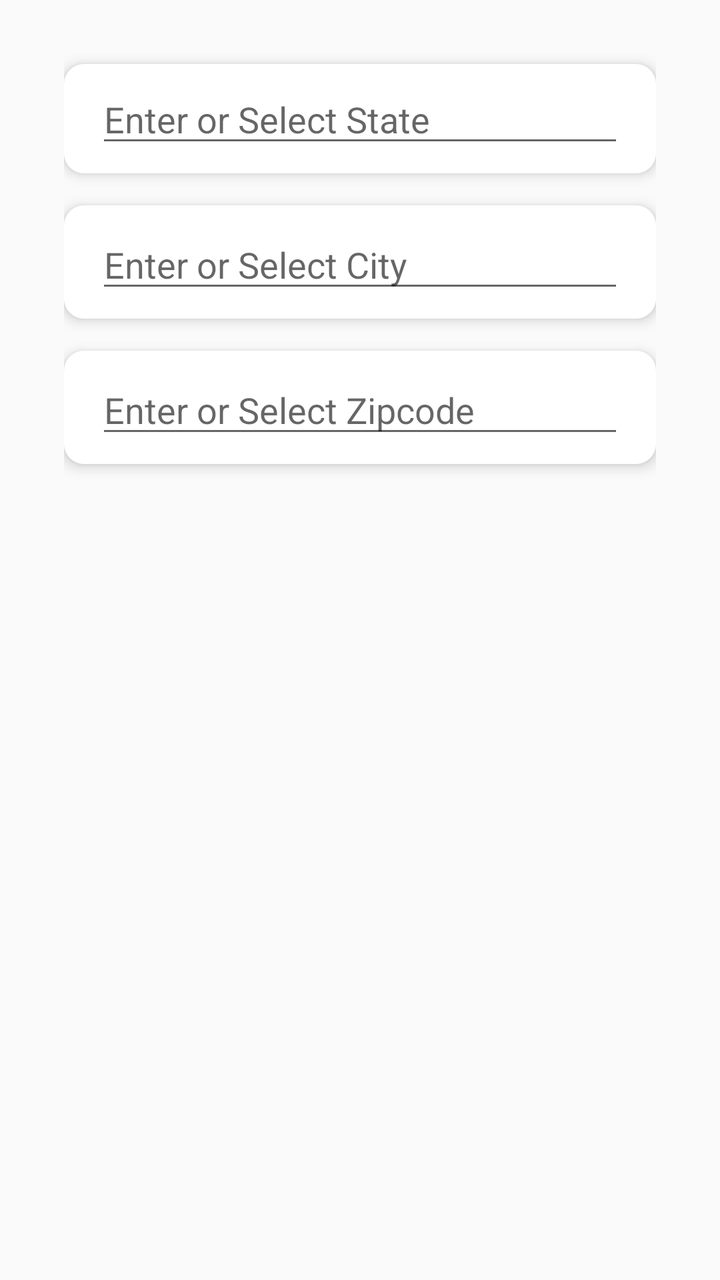
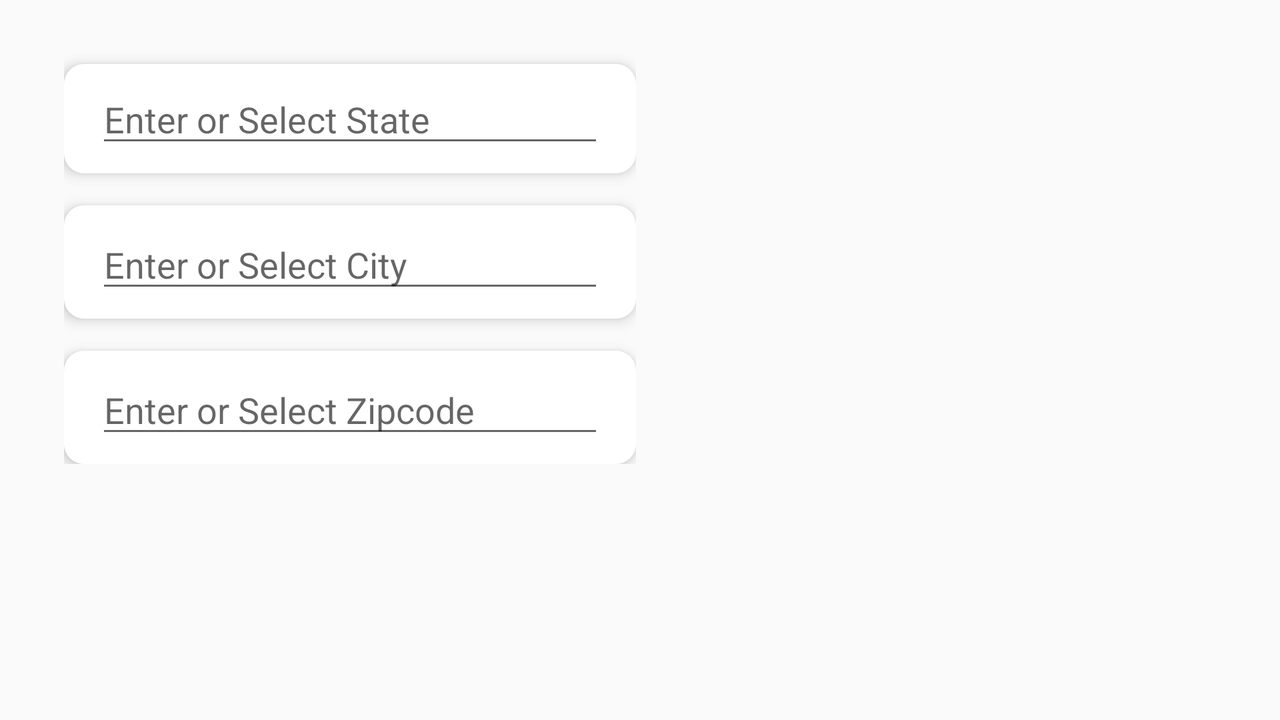

First picture: res/layout/ on a phone held upright. Second picture: the repository's own variant of that layout, on a device whose configuration matches the variant's folder. Source for both follows.
<!-- AndroidManifest.xml: application theme AppTheme -->
<!-- res/layout/address_filter.xml -->
<?xml version="1.0" encoding="utf-8"?>
<RelativeLayout
    xmlns:android="http://schemas.android.com/apk/res/android"
    xmlns:app="http://schemas.android.com/apk/res-auto"
    xmlns:tools="http://schemas.android.com/tools"
    android:layout_width="match_parent"
    android:layout_height="match_parent" >


    <include
        layout="@layout/filter"/>

    <Button
        android:id="@+id/show_map_button"
        android:layout_width="wrap_content"
        android:layout_height="wrap_content"
        android:layout_alignParentEnd="true"
        android:layout_alignParentTop="true"
        android:layout_marginEnd="32dp"
        android:layout_marginTop="290dp"
        android:background="@drawable/buttonroundmap"
        android:paddingLeft="32dp"
        android:paddingRight="32dp"
        android:text="Map"
        android:textAllCaps="true"
        android:textColor="#fff"
        android:textSize="15dp"
        android:textStyle="normal|bold"
        android:visibility="gone"
        tools:visibility="visible" />

</RelativeLayout>
<!-- res/layout/filter.xml (included above) -->
<?xml version="1.0" encoding="utf-8"?>
<RelativeLayout xmlns:android="http://schemas.android.com/apk/res/android"
                android:layout_width="wrap_content"
                android:layout_height="match_parent"
                android:paddingLeft="32dp"
                android:paddingRight="32dp">

    

    <LinearLayout
        android:id="@+id/first"
        android:layout_width="match_parent"
        android:layout_height="wrap_content"
        android:layout_below="@+id/textView4"
        android:layout_marginLeft="0dp"
        android:layout_marginRight="0dp"
        android:layout_marginTop="32dp"
        android:background="@drawable/bg_list_rect"
        android:elevation="4dp"
        android:orientation="vertical">

        <LinearLayout
            android:layout_width="match_parent"
            android:layout_height="wrap_content"
            android:orientation="horizontal"
            android:paddingBottom="8dp"
            android:paddingLeft="16dp"
            android:paddingRight="16dp"
            android:layout_marginTop="-24dp">

            <LinearLayout
                android:layout_width="match_parent"
                android:layout_height="wrap_content"
                android:layout_gravity="right"
                android:layout_weight="1"
                android:orientation="horizontal"
                android:weightSum="1">

                <AutoCompleteTextView
                    android:id="@+id/actvState"
                    android:layout_width="match_parent"
                    android:layout_height="wrap_content"
                    android:layout_alignParentStart="true"
                    android:layout_alignParentTop="true"
                    android:inputType="textCapSentences"
                    android:layout_marginTop="29dp"
                    android:hint="Enter or Select State"/>

                <ImageView
                    android:id="@+id/arrowState"
                    android:layout_width="wrap_content"
                    android:layout_height="wrap_content"
                    android:layout_marginTop="36dp"
                    android:layout_marginLeft="-26dp"
                    android:src="@mipmap/ic_arrow_drop_down_black_24dp"/>
            </LinearLayout>

        </LinearLayout>

    </LinearLayout>

    <LinearLayout
        android:id="@+id/second"
        android:layout_width="match_parent"
        android:layout_height="wrap_content"
        android:layout_below="@+id/first"
        android:layout_marginLeft="0dp"
        android:layout_marginRight="0dp"
        android:layout_marginTop="16dp"
        android:background="@drawable/bg_list_rect"
        android:elevation="4dp"
        android:orientation="vertical">

        <LinearLayout
            android:layout_width="match_parent"
            android:layout_height="wrap_content"
            android:orientation="horizontal"
            android:paddingBottom="8dp"
            android:paddingLeft="16dp"
            android:paddingRight="16dp"
            android:layout_marginTop="-24dp">

            <LinearLayout
                android:layout_width="match_parent"
                android:layout_height="wrap_content"
                android:layout_gravity="right"
                android:layout_weight="1"
                android:orientation="horizontal"
                android:weightSum="1">

                <AutoCompleteTextView
                    android:id="@+id/actvCity"
                    android:layout_width="match_parent"
                    android:layout_height="wrap_content"
                    android:layout_marginTop="31dp"
                    android:hint="Enter or Select City" />

                <ImageView
                    android:id="@+id/arrowCity"
                    android:layout_width="wrap_content"
                    android:layout_height="wrap_content"
                    android:layout_marginTop="36dp"
                    android:layout_marginLeft="-26dp"
                    android:src="@mipmap/ic_arrow_drop_down_black_24dp"/>
            </LinearLayout>

        </LinearLayout>

    </LinearLayout>

    <LinearLayout
        android:id="@+id/third"
        android:layout_width="match_parent"
        android:layout_height="wrap_content"
        android:layout_below="@+id/second"
        android:layout_marginLeft="0dp"
        android:layout_marginRight="0dp"
        android:layout_marginTop="16dp"
        android:background="@drawable/bg_list_rect"
        android:elevation="4dp"
        android:orientation="vertical">

        <LinearLayout
            android:layout_width="match_parent"
            android:layout_height="wrap_content"
            android:orientation="horizontal"
            android:paddingBottom="8dp"
            android:paddingLeft="16dp"
            android:paddingRight="16dp"
            android:layout_marginTop="-24dp">

            <LinearLayout
                android:layout_width="match_parent"
                android:layout_height="wrap_content"
                android:layout_gravity="right"
                android:layout_weight="1"
                android:orientation="horizontal"
                android:weightSum="1">

                <AutoCompleteTextView
                    android:id="@+id/actvZipcode"
                    android:layout_width="match_parent"
                    android:layout_height="wrap_content"
                    android:layout_marginTop="31dp"
                    android:hint="Enter or Select Zipcode" />

                <ImageView
                    android:id="@+id/arrowZip"
                    android:layout_width="wrap_content"
                    android:layout_height="wrap_content"
                    android:layout_marginTop="36dp"
                    android:layout_marginLeft="-26dp"
                    android:src="@mipmap/ic_arrow_drop_down_black_24dp"/>
            </LinearLayout>

        </LinearLayout>

    </LinearLayout>

    <Button
        android:id="@+id/btnProcess"
        android:layout_width="wrap_content"
        android:layout_height="wrap_content"
        android:layout_alignParentStart="true"
        android:layout_alignParentTop="true"
        android:layout_marginTop="290dp"
        android:background="@drawable/buttonround"
        android:paddingLeft="32dp"
        android:paddingRight="32dp"
        android:text="Search"
        android:textAllCaps="true"
        android:textColor="#fff"
        android:textSize="15dp"
        android:visibility="gone"
        android:textStyle="normal|bold" />

</RelativeLayout>
<!-- resources referenced by this layout -->
<resources>
  <!-- drawable bg_list_rect (drawable) -->
  <?xml version="1.0" encoding="utf-8"?>
  <shape xmlns:android="http://schemas.android.com/apk/res/android" android:id="@+id/listview_background_shape">
      <stroke android:width="0dp" android:color="#4c71f5" />
      <padding android:left="0dp"
          android:top="0dp"
          android:right="0dp"
          android:bottom="0dp" />
      <corners android:radius="10dp" />
      <solid android:color="#fff" />
  
  </shape>
  <!-- drawable buttonround (drawable) -->
  <?xml version="1.0" encoding="utf-8"?>
  <ripple xmlns:android="http://schemas.android.com/apk/res/android"
      xmlns:tools="http://schemas.android.com/tools"
      android:color="@color/white"
      tools:targetApi="lollipop">
      <item android:id="@android:id/mask">
          <shape android:shape="rectangle">
              <solid android:color="#ED4264" />
              <corners android:radius="100dp" />
          </shape>
      </item>
  
      <item android:id="@android:id/background">
          <shape android:shape="rectangle">
              <gradient
                  android:angle="90"
                  android:endColor="#FFEDBC"
                  android:startColor="#ED4264"
                  android:type="linear" />
              <corners android:radius="100dp" />
          </shape>
      </item>
  </ripple>
  <!-- drawable buttonroundmap (drawable) -->
  <?xml version="1.0" encoding="utf-8"?>
  <ripple xmlns:android="http://schemas.android.com/apk/res/android"
      xmlns:tools="http://schemas.android.com/tools"
      android:color="@color/white"
      tools:targetApi="lollipop">
      <item android:id="@android:id/mask">
          <shape android:shape="rectangle">
              <solid android:color="#1D976C" />
              <corners android:radius="100dp" />
          </shape>
      </item>
  
      <item android:id="@android:id/background">
          <shape android:shape="rectangle">
              <gradient
                  android:angle="90"
                  android:endColor="#93F9B9"
                  android:startColor="#1D976C"
                  android:type="linear" />
              <corners android:radius="100dp" />
          </shape>
      </item>
  </ripple>
  <style name="AppTheme" parent="Theme.AppCompat.Light.NoActionBar">
          <item name="colorPrimary">@color/colorPrimary</item>
          <item name="colorPrimaryDark">@color/colorPrimaryDark</item>
          <item name="colorAccent">@color/coral</item>
          <item name="android:windowFullscreen">true</item>
          <item name="android:windowNoTitle">true</item>
          <item name="windowActionBar">false</item>
      </style>
  <color name="white">#fff</color>
  <color name="colorPrimary">#3F51B5</color>
  <color name="colorPrimaryDark">#303F9F</color>
  <color name="coral">#f48b8a</color>
</resources>
<!-- res/layout-land/address_filter.xml (the author's variant of the layout above) -->
<!-- drawn on the phone turned sideways -->
<?xml version="1.0" encoding="utf-8"?>
<android.support.constraint.ConstraintLayout xmlns:android="http://schemas.android.com/apk/res/android"
    xmlns:app="http://schemas.android.com/apk/res-auto"
    android:layout_width="match_parent"
    android:layout_height="match_parent"
    xmlns:tools="http://schemas.android.com/tools">

    <include
        android:id="@+id/filter_dropdown"
        layout="@layout/filter"
        android:layout_width="350dp"
        android:layout_height="wrap_content" />

    

    <FrameLayout
        android:id="@+id/map_container"
        android:layout_width="0dp"
        android:layout_height="0dp"
        app:layout_constraintBottom_toBottomOf="parent"
        app:layout_constraintEnd_toEndOf="parent"
        app:layout_constraintStart_toEndOf="@id/filter_dropdown"
        app:layout_constraintTop_toTopOf="parent" />
</android.support.constraint.ConstraintLayout>
<!-- resources referenced by the variant -->
<!-- as the phone turned sideways resolves them -->
<resources>
  <!-- drawable bg_list_rect (drawable) -->
  <?xml version="1.0" encoding="utf-8"?>
  <shape xmlns:android="http://schemas.android.com/apk/res/android" android:id="@+id/listview_background_shape">
      <stroke android:width="0dp" android:color="#4c71f5" />
      <padding android:left="0dp"
          android:top="0dp"
          android:right="0dp"
          android:bottom="0dp" />
      <corners android:radius="10dp" />
      <solid android:color="#fff" />
  
  </shape>
  <!-- drawable buttonround (drawable) -->
  <?xml version="1.0" encoding="utf-8"?>
  <ripple xmlns:android="http://schemas.android.com/apk/res/android"
      xmlns:tools="http://schemas.android.com/tools"
      android:color="@color/white"
      tools:targetApi="lollipop">
      <item android:id="@android:id/mask">
          <shape android:shape="rectangle">
              <solid android:color="#ED4264" />
              <corners android:radius="100dp" />
          </shape>
      </item>
  
      <item android:id="@android:id/background">
          <shape android:shape="rectangle">
              <gradient
                  android:angle="90"
                  android:endColor="#FFEDBC"
                  android:startColor="#ED4264"
                  android:type="linear" />
              <corners android:radius="100dp" />
          </shape>
      </item>
  </ripple>
  <style name="AppTheme" parent="Theme.AppCompat.Light.NoActionBar">
          <item name="colorPrimary">@color/colorPrimary</item>
          <item name="colorPrimaryDark">@color/colorPrimaryDark</item>
          <item name="colorAccent">@color/coral</item>
          <item name="android:windowFullscreen">true</item>
          <item name="android:windowNoTitle">true</item>
          <item name="windowActionBar">false</item>
      </style>
  <color name="white">#fff</color>
  <color name="colorPrimary">#3F51B5</color>
  <color name="colorPrimaryDark">#303F9F</color>
  <color name="coral">#f48b8a</color>
</resources>
